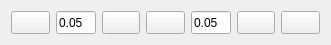
        <widget class="QWidget" name="horizontalLayoutWidget">
         <property name="geometry">
          <rect>
           <x>200</x>
           <y>150</y>
           <width>331</width>
           <height>31</height>
          </rect>
         </property>
         <layout class="QHBoxLayout" name="horizontalLayout_2">
          <item>
           <widget class="QToolButton" name="vspaceIncrementButton">
            <property name="sizePolicy">
             <sizepolicy hsizetype="MinimumExpanding" vsizetype="Fixed">
              <horstretch>0</horstretch>
              <verstretch>0</verstretch>
             </sizepolicy>
            </property>
            <property name="maximumSize">
             <size>
              <width>40</width>
              <height>25</height>
             </size>
            </property>
            <property name="toolTip">
             <string>Increase vertical gap between plots</string>
            </property>
            <property name="text">
             <string/>
            </property>
           </widget>
          </item>
          <item>
           <widget class="QLineEdit" name="vspaceLineEdit">
            <property name="sizePolicy">
             <sizepolicy hsizetype="MinimumExpanding" vsizetype="Fixed">
              <horstretch>0</horstretch>
              <verstretch>0</verstretch>
             </sizepolicy>
            </property>
            <property name="maximumSize">
             <size>
              <width>40</width>
              <height>25</height>
             </size>
            </property>
            <property name="toolTip">
             <string>Step-size for horizontal gap increment and decrement</string>
            </property>
            <property name="inputMethodHints">
             <set>Qt::ImhDigitsOnly|Qt::ImhFormattedNumbersOnly</set>
            </property>
            <property name="text">
             <string>0.05</string>
            </property>
           </widget>
          </item>
          <item>
           <widget class="QToolButton" name="vspaceDecrementButton">
            <property name="sizePolicy">
             <sizepolicy hsizetype="MinimumExpanding" vsizetype="Fixed">
              <horstretch>0</horstretch>
              <verstretch>0</verstretch>
             </sizepolicy>
            </property>
            <property name="maximumSize">
             <size>
              <width>40</width>
              <height>25</height>
             </size>
            </property>
            <property name="toolTip">
             <string>Decrease vertical gap between plots</string>
            </property>
            <property name="text">
             <string/>
            </property>
           </widget>
          </item>
          <item>
           <widget class="QToolButton" name="hspaceIncrementButton">
            <property name="sizePolicy">
             <sizepolicy hsizetype="MinimumExpanding" vsizetype="Fixed">
              <horstretch>0</horstretch>
              <verstretch>0</verstretch>
             </sizepolicy>
            </property>
            <property name="maximumSize">
             <size>
              <width>40</width>
              <height>25</height>
             </size>
            </property>
            <property name="toolTip">
             <string>Increase vertical gap between plots</string>
            </property>
            <property name="text">
             <string/>
            </property>
           </widget>
          </item>
          <item>
           <widget class="QLineEdit" name="hspaceLineEdit">
            <property name="sizePolicy">
             <sizepolicy hsizetype="MinimumExpanding" vsizetype="Fixed">
              <horstretch>0</horstretch>
              <verstretch>0</verstretch>
             </sizepolicy>
            </property>
            <property name="maximumSize">
             <size>
              <width>40</width>
              <height>25</height>
             </size>
            </property>
            <property name="toolTip">
             <string>Step-size for vertical gap increment and decrement</string>
            </property>
            <property name="text">
             <string>0.05</string>
            </property>
           </widget>
          </item>
          <item>
           <widget class="QToolButton" name="hspaceDecrementButton">
            <property name="sizePolicy">
             <sizepolicy hsizetype="MinimumExpanding" vsizetype="Fixed">
              <horstretch>0</horstretch>
              <verstretch>0</verstretch>
             </sizepolicy>
            </property>
            <property name="maximumSize">
             <size>
              <width>40</width>
              <height>25</height>
             </size>
            </property>
            <property name="toolTip">
             <string>Decrease vertical gap between plots</string>
            </property>
            <property name="text">
             <string/>
            </property>
           </widget>
          </item>
          <item>
           <widget class="QToolButton" name="fitPlotsTightButton">
            <property name="sizePolicy">
             <sizepolicy hsizetype="MinimumExpanding" vsizetype="Fixed">
              <horstretch>0</horstretch>
              <verstretch>0</verstretch>
             </sizepolicy>
            </property>
            <property name="maximumSize">
             <size>
              <width>40</width>
              <height>25</height>
             </size>
            </property>
            <property name="toolTip">
             <string>Tightly fit plots on the page</string>
            </property>
            <property name="text">
             <string/>
            </property>
           </widget>
          </item>
         </layout>
        </widget>
